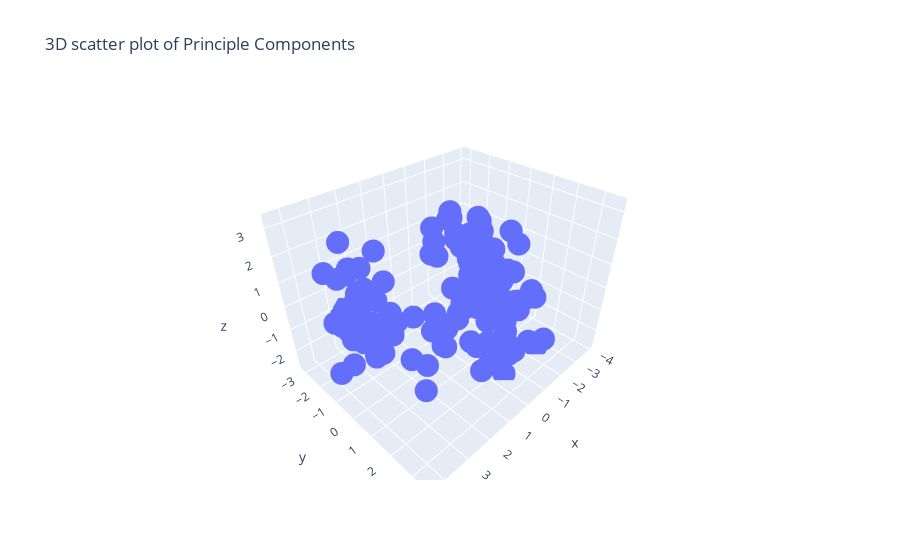

The notebook cell saved with this chart:
### Code cell
px.scatter_3d(x=wine_pca[:,0], y= wine_pca[:,1], z= wine_pca[:,2],
             title='3D scatter plot of Principle Components')

### Figure 1 — Plotly figure (JSON) as saved in the notebook; plotly's stock layout.template omitted (floating-point values rounded to 4 significant figures; data arrays with more than 128 entries replaced by an {"elided": "..."} marker saying what was removed)
{"data": [{"hovertemplate": "x=%{x}<br>y=%{y}<br>z=%{z}<extra></extra>", "legendgroup": "", "marker": {"color": "#636efa", "symbol": "circle"}, "mode": "markers", "name": "", "scene": "scene", "showlegend": false, "type": "scatter3d", "x": {"elided": "161 float values"}, "y": {"elided": "161 float values"}, "z": {"elided": "161 float values"}}], "layout": {"legend": {"tracegroupgap": 0}, "scene": {"domain": {"x": [0, 1], "y": [0, 1]}, "xaxis": {"title": {"text": "x"}}, "yaxis": {"title": {"text": "y"}}, "zaxis": {"title": {"text": "z"}}}, "title": {"text": "3D scatter plot of Principle Components"}}}
